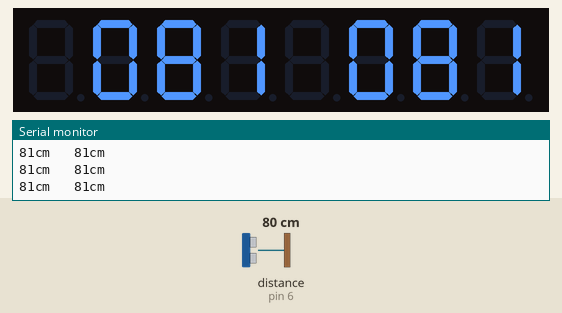
The sketch below on a simulated Arduino Uno, built with avr-gcc and run on an emulated ATmega328P. On the bench: 8-digit seven-segment display, the last lines printed to the serial monitor. The test bench sets the inputs (shaded band); at power-on: distance to the obstacle (sensor on pin 6) 80 cm. The echo pulse lasts 58.3 µs per cm.

Above: at 1.2 s.
1.3 s: distance to the obstacle (sensor on pin 6) set to 35 cm
At 2.4 s:
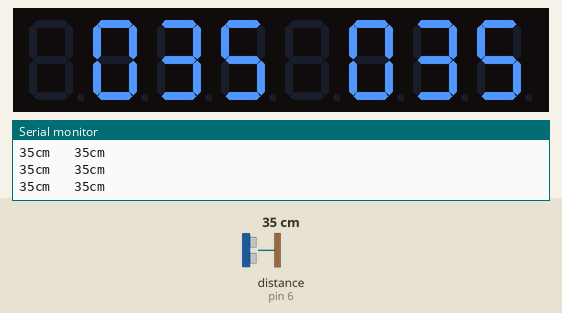
3.1 s: distance to the obstacle (sensor on pin 6) set to 120 cm
At 4.3 s:
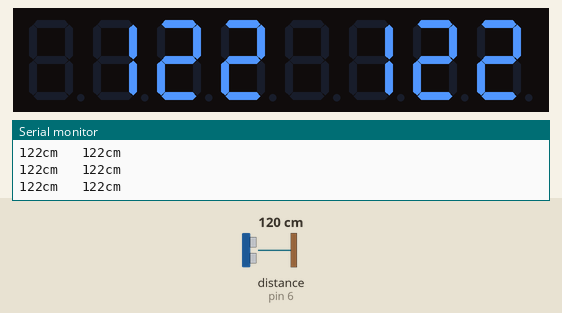
4.6 s: distance to the obstacle (sensor on pin 6) set to 195 cm
At 5.6 s:
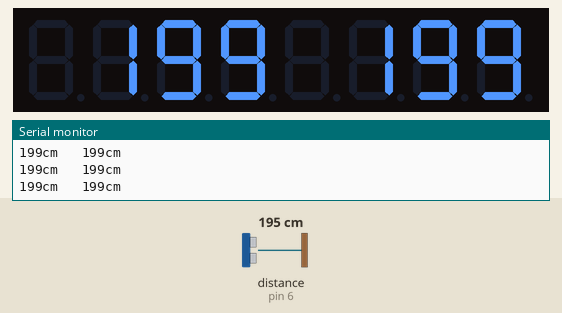
6.1 s: distance to the obstacle (sensor on pin 6) set to 206 cm
At 7.3 s:
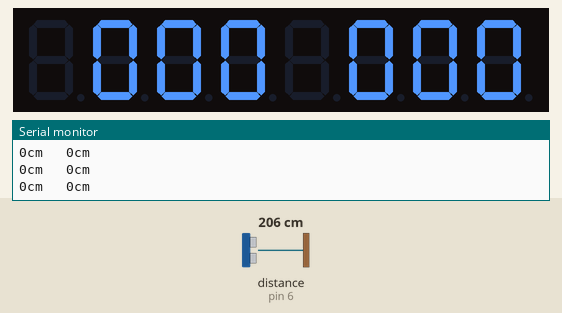
Timing chart, 0 to 8.6 s (numbered marks = the images above; inputs shaded):
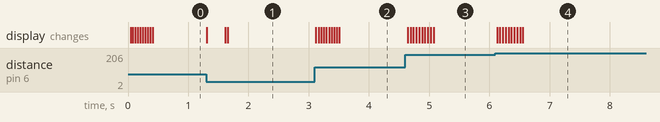

The sketch:

Ultrasonic.ino
```cpp
#include "LedControl.h"
#include "NewPing.h"

// Display Pins
const int Data_Pin = 2;
const int CS_Pin = 3;
const int CLK_Pin = 4;
// Ultrasonic Pins
const int Trigger_Pin = 5;
const int Echo_Pin = 6;

const int Max_Distance = 200;

int average[10];
int index = 0;

LedControl Seven_Seg_Display = LedControl(Data_Pin, CLK_Pin, CS_Pin, 1);
NewPing sonic(Trigger_Pin, Echo_Pin, Max_Distance);

void setup()
{
    Serial.begin(115200);
    Seven_Seg_Display.shutdown(0, false);
    Seven_Seg_Display.setIntensity(0, 8);
}

void Display_Distance(int d)
{
    Seven_Seg_Display.setDigit(0, 0, d % 10, false);
    d = d / 10;
    Seven_Seg_Display.setDigit(0, 1, d % 10, false);
    d = d / 10;
    Seven_Seg_Display.setDigit(0, 2, d % 10, false);
}

void Display_Average_Distance()
{
    int d = 0;
    int counter = 0;
    while (counter < 10)
    {
        d = d + average[counter];
        counter++;
    }
    d = d / 10;
    Serial.print(d);
    Serial.println("cm");
    Seven_Seg_Display.setDigit(0, 4, d % 10, false);
    d = d / 10;
    Seven_Seg_Display.setDigit(0, 5, d % 10, false);
    d = d / 10;
    Seven_Seg_Display.setDigit(0, 6, d % 10, false);
}

void loop()
{
    delay(33);
    int distance = sonic.ping_cm();
    Serial.print(distance);
    Serial.print("cm   ");
    Display_Distance(distance);

    average[index] = distance;
    index++;
    if (index == 10) index = 0;
    Display_Average_Distance();
}
```

Measured:
- after the input at 1.3 s, the display: first changes at once (image 1 shows a later state)
- after the input at 3.1 s, the display: first changes at once (image 2 shows a later state)
- after the input at 4.6 s, the display: first changes at once (image 3 shows a later state)
- after the input at 6.1 s, the display: first changes at once (image 4 shows a later state)
